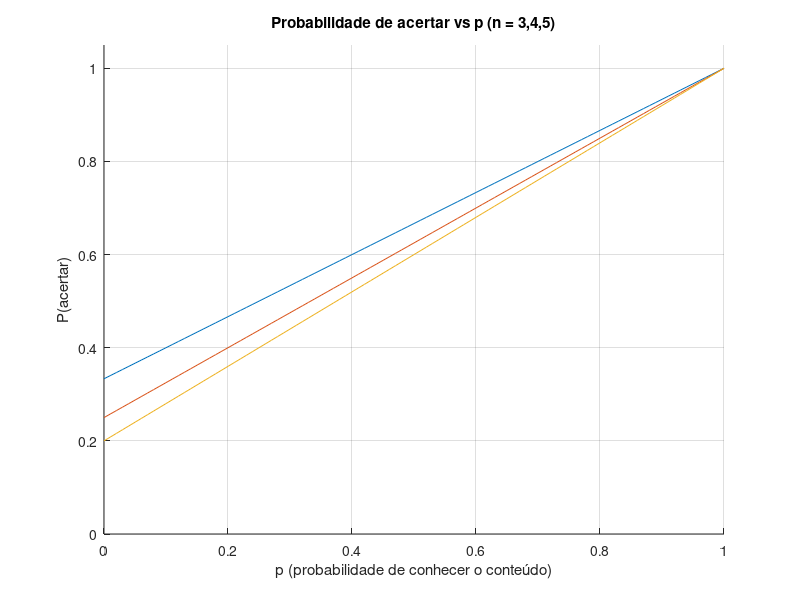
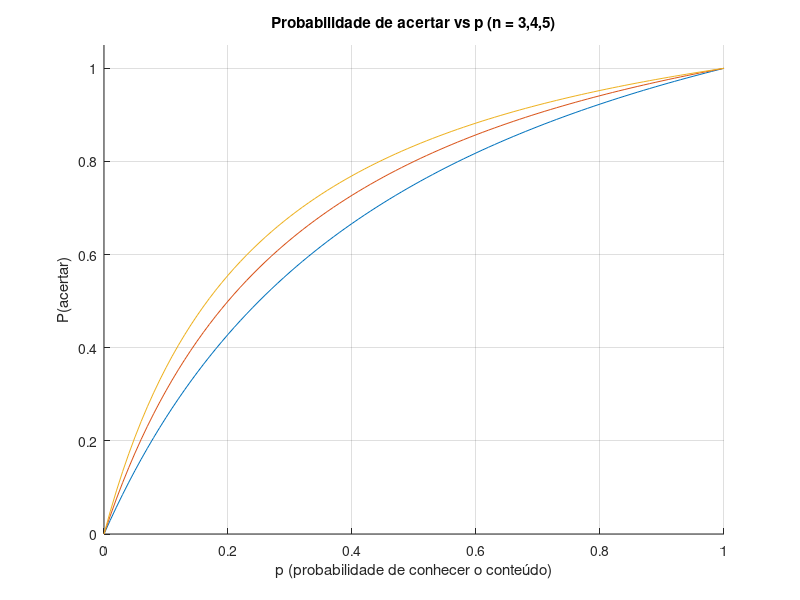

Write MATLAB code to recreate these figures, in order.
%% 1a

% When 𝑝=60% and 𝑛=4, determine the probability of the student to select the right answer

% P(r) = P(r|e)*P(e) + P(r|ne)*P(ne) 
Pr = 1 * 0.6 + 1/4 * (1-0.6)

%% 1b

% P(e | r) = P(r|e)*P(e) / P(r)

P_er = 1 * 0.7 / (1 * 0.7 + 1/5 * (1-0.7))

%% 1c
% Probability of the student to select the right answer as a function of the probability 𝑝
% n = 3, 4 e 5

p = 0:0.01:1;  % valores de p (0% a 100%)

n_values = [3 4 5]; % número de opções múltiplas

figure;
hold on;

for n = n_values
    P_acerto = p + (1-p)/n;   % P(r) = P(r|e)*P(e) + P(r|ne)*P(ne) = 1*p + 1/n * (1-p)
    plot(p, P_acerto);
end

xlabel('p (probabilidade de conhecer o conteúdo)');
ylabel('P(acertar)');
title('Probabilidade de acertar vs p (n = 3,4,5)');
grid on;
ylim([0 1.05]);
xlim([0 1]);

%% 1d

% probability of the student to know the answer when he selects the right answer as a function of the probability 𝑝

p = 0:0.01:1;  % valores de p (0% a 100%)

n_values = [3 4 5]; % número de opções múltiplas

figure;
hold on;

for n = n_values
    P_acerto = p + (1-p)/n;   % P(e | r) = P(r|e)*P(e) / P(r) = 1 * p / (expressao anterior)
    P_sabe_acerto = p ./ P_acerto;
    plot(p, P_sabe_acerto);
end

xlabel('p (probabilidade de conhecer o conteúdo)');
ylabel('P(acertar)');
title('Probabilidade de acertar vs p (n = 3,4,5)');
grid on;
ylim([0 1.05]);
xlim([0 1]);
